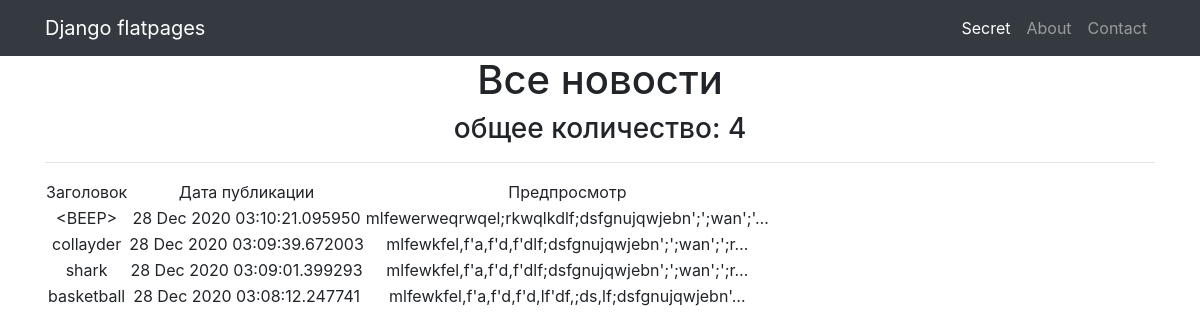
The page /news/ on the database as committed earlier.
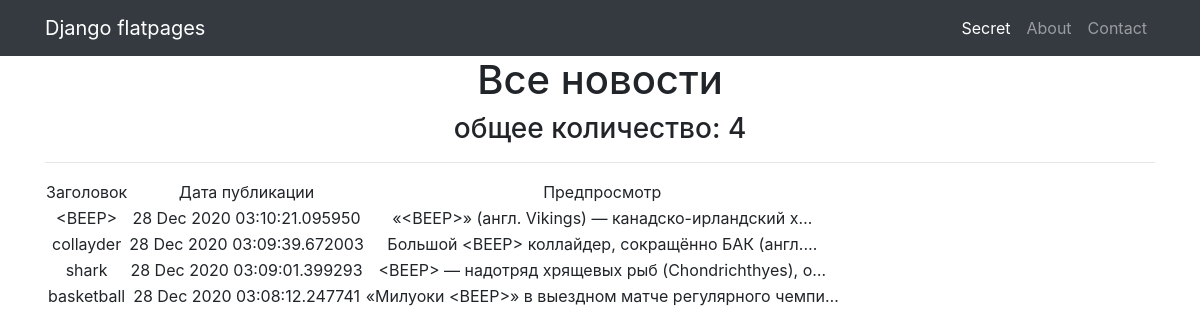
The same page on the database as committed later.
### news/models.py (models this page shows, shortened)
class Post(models.Model):
    article='AR'
    news='NE'
    CATEGORYS=[(article,'статья'),
               (news,'новость')]
    to_author=models.ForeignKey(Author, on_delete = models.CASCADE)
    category_post = models.CharField(max_length = 2,
                                     choices = CATEGORYS,
                                     default = article)
    create_post=models.DateTimeField(auto_now_add = True)
    to_category=models.ManyToManyField(Category, through = 'PostCategory')
    header_post=models.CharField(max_length = 255)
    content_post=models.TextField()
    rating_post=models.IntegerField(default = 0)

### news/views.py (the view)
# urls.py: path('', NewsList.as_view()),
class NewsList(ListView):
    model = Post
    template_name = 'news.html'
    context_object_name = 'news'

### news/templatetags/censors.py (called while the page is built)
@register.filter(name='censors')
def censors(value):
    profanity=['Бакс', 'Хит', 'Акулы', 'акулы', 'адронный', 'частиц', 'Викинги', 'викинги', 'vikings', 'конунг', 'провидцы']
    b='<BEEP>'
    for p in profanity:
        value = value.replace(p,b)
    return value

### templates/news.html (shortened to what this page needs)
{% extends 'flatpages/default.html' %}
{% load censors %}
{% block content %}
    <h1>Все новости</h1>
    <h3>общее количество: {{ news | length }}</h3>
    <hr>
    {% if news %}
        <table>
            <tr>
                <td>
                    Заголовок
                </td>
                <td>
                    Дата публикации
                </td>
                <td>
                    Предпросмотр
                </td>
            </tr>
        {% for new in news|dictsortreversed:'create_post' %}
            <tr>
                <td>
                    {{ new.header_post | censors }}
                </td>
                <td>
                    {{ new.create_post|date:'d M Y' }} {{ new.create_post|time:'H:i:s.u' }}
                </td>
                <td>
                    {{ new.content_post | truncatechars:50 | censors }}
                </td>
            </tr>
        {% endfor %}
        </table>
    {% else %}
        <h2>Новостей нет!</h2>
    {% endif %}
{% endblock content %}

### templates/flatpages/default.html (shortened to what this page needs)
{% load static %}
<!DOCTYPE html>
<html lang="en">
<head>
  <link href="{% static 'vendor/bootstrap/css/bootstrap.min.css' %}" rel="stylesheet">
</head>
<body>
  <nav class="navbar navbar-expand-lg navbar-dark bg-dark static-top">
    <div class="container">
      <a class="navbar-brand" href="https://docs.djangoproject.com/en/3.1/ref/contrib/flatpages/">Django flatpages</a>
      <div class="collapse navbar-collapse" id="navbarResponsive">
        <ul class="navbar-nav ml-auto">
          <li class="nav-item active">
            <a class="nav-link" href="/secret">Secret
            </a>
          </li>
          <li class="nav-item">
            <a class="nav-link" href="/about/">About</a>
          </li>
          <li class="nav-item">
            <a class="nav-link" href="/contacts/">Contact</a>
          </li>
        </ul>
      </div>
    </div>
  </nav>
  <div class="container">
    <div class="row">
      <div class="col-lg-12 text-center">
       {% block content %}{% endblock content %}
      </div>
    </div>
  </div>
</body>
</html>

Rows that differ between the two databases and show on the page:
changed Post "<BEEP>": content_post|censors "mlfewerweqrwqel;rkwqlkdlf;dsfgnujqwjebn';';wan';'…" → "«<BEEP>» (англ. Vikings) — канадско-ирландский х…"
changed Post "collayder": content_post|censors "mlfewkfel,f'a,f'd,f'dlf;dsfgnujqwjebn';';wan';';r…" → "Большой <BEEP> коллайдер, сокращённо БАК (англ.…"
changed Post "shark": content_post|censors "mlfewkfel,f'a,f'd,f'dlf;dsfgnujqwjebn';';wan';';r…" → "<BEEP> — надотряд хрящевых рыб (Chondrichthyes), о…"
changed Post "basketball": content_post|censors "mlfewkfel,f'a,f'd,f'd,lf'df,;ds,lf;dsfgnujqwjebn'…" → "«Милуоки <BEEP>» в выездном матче регулярного чемпи…"
